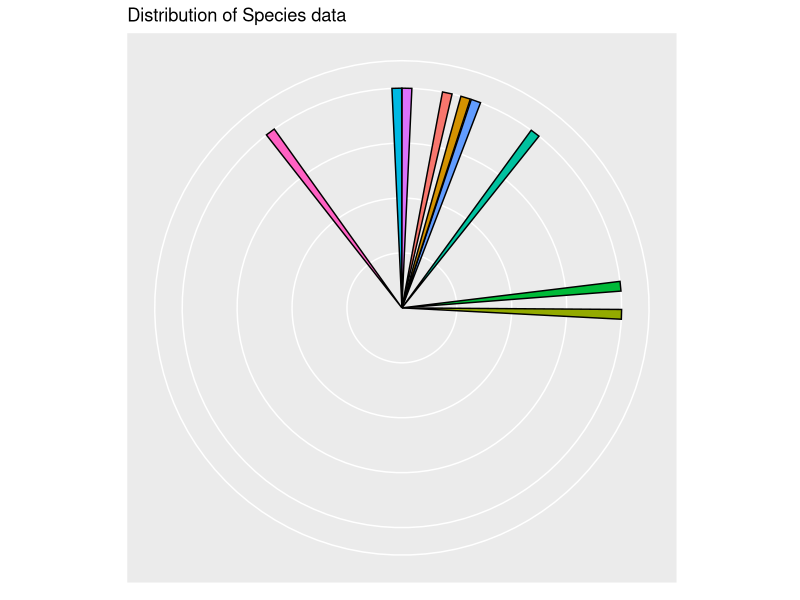

Here is the R script that generated this plot:
library(ggplot2)

# define data
y_data <- c(3417, 3079, 873, 803, 355, 187, 160, 113, 12)
y_labels <- c("PubMeds", "Validated \nTargets", "Functions", "miRNAs", "Pathways", "Regulators", "Diseases", "Chemicals", "Species")

# create dataframe 
df <- data.frame(cbind(y_data, y_labels))

# converts strings to numbers
df$y_data <- as.numeric(as.character(df$y_data))
df$y_labels <- as.character(df$y_labels)

# coord_polar for pie chart
plt <- ggplot(df, aes(x=1, y=y_data, fill=y_labels)) +
		ggtitle("Distribution of Species data") +
		coord_polar(theta='y') 
        #+ scale_y_discrete(breaks=NULL, labels=NULL) #df$y_labels)

# add layer and remove legend
plt <- plt + geom_bar(stat="identity", color="black") +
		guides(fill=FALSE)

plt <- plt + theme(
	axis.ticks=element_blank(), # removes ticks
	axis.title=element_blank(), # removes y axis label
	axis.text.y=element_blank()) # removes 0.75, 1.00, 1.25 labels

wedge_breaks <- cumsum(df$y_data) - df$y_data/2
print(wedge_breaks)

plt <- plt + 
		# black labels
		theme(axis.text.x=element_text(color='black')) +
        scale_y_discrete(
            breaks=wedge_breaks, 
            labels=df$y_labels
        )

print(plt)
